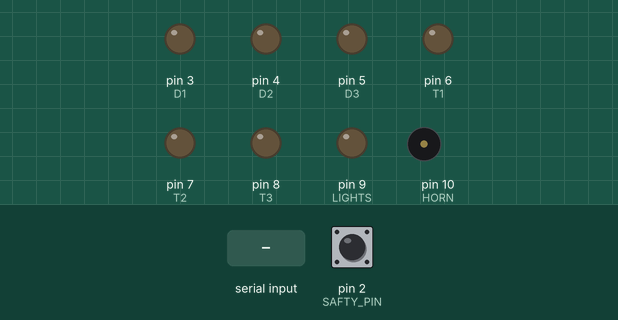
The sketch below on a simulated Arduino Uno, built with avr-gcc and run on an emulated ATmega328P. On the bench: output pins drawn as LEDs (lit = HIGH), buzzer (waves = sounding). Inputs (shaded band) come from the test bench; at power-on: pin 2 (SAFTY_PIN) LOW.

Above: at 1.2 s.
1.3 s: pin 2 (SAFTY_PIN) pulsed HIGH 2 times (0.12 s each, 0.3 s apart)
4.9 s: "1\n" received over Serial
At 5.8 s:
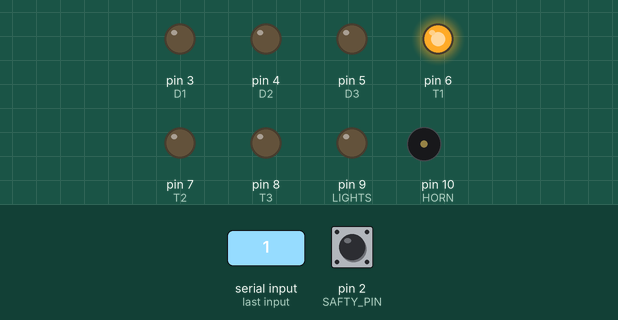
6.4 s: pin 2 (SAFTY_PIN) pulsed HIGH 5 times (0.12 s each, 0.3 s apart)
Timing chart, 0 to 9.4 s (numbered marks = the images above; inputs shaded):
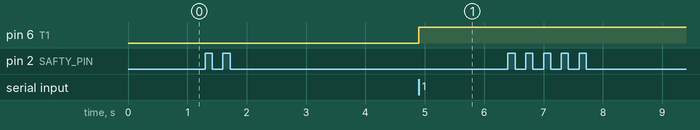

Measured:
- after the input at 1.3 s, every drawn part: stays the same
- after the input at 4.9 s, pin 6 (T1): LOW → HIGH after 0.00 s instead of 0.40 s

The sketch:

sketch_jan_8_miniJeep.ino
```cpp
#define D1 3
#define D2 4
#define D3 5
#define T1 6
#define T2 7
#define T3 8
#define HORN 10
#define LIGHTS 9

#define X_UPPER 120
#define X_LOWER 60
#define Y_UPPER 700
#define Y_LOWER 300

#define SAFTY_PIN 2

int x = 90;
int y = 500;
int horn = 0;
int lights = 0;
String clean;

void actions () {
  // this is for strearing
  if (x > X_UPPER) {
    digitalWrite(T3,HIGH);
    digitalWrite(T2,HIGH);
    digitalWrite(T1,LOW);

  } else if (x < X_LOWER) {
    digitalWrite(T3,HIGH);
    digitalWrite(T2,LOW);
    digitalWrite(T1,HIGH);

  } else {
    digitalWrite(T3,LOW);
  }

  // this is for dirving
  if (y > Y_UPPER){
    digitalWrite(D3,HIGH);
    digitalWrite(D2,LOW);
    digitalWrite(D1,HIGH);

  } else if (y < Y_LOWER) {
    digitalWrite(D3,HIGH);
    digitalWrite(D2,HIGH);
    digitalWrite(D1,LOW);

  } else {
    digitalWrite(D3,LOW);
    digitalWrite(D2,LOW);
    digitalWrite(D1,LOW);
  }

  if (horn == 1) {
    tone(HORN, 400, 250);
  } else {
   noTone(HORN);
  }

  if (lights == 1) {
    digitalWrite(LIGHTS, HIGH);
  } else {
    digitalWrite(LIGHTS, LOW);
  }
}

void recive (){
    x = Serial.parseInt(SKIP_ALL);
    y = Serial.parseInt(SKIP_ALL);
    lights = Serial.parseInt(SKIP_ALL);
    horn = Serial.parseInt(SKIP_ALL);

    while (Serial.available() > 0){
      clean = Serial.read();
     }
}


void setup(){
  for(int k=3; k<11; k++){
    pinMode(k,OUTPUT);
    //digitalWrite(k, LOW);
  }
  Serial.begin(38400);
  pinMode(SAFTY_PIN, INPUT);
}

void loop() {


  if (digitalRead(SAFTY_PIN) == HIGH) {
     recive();

  } else {
      x = 90;
      y = 500;
      horn = 0;
      lights = 0;
  }


  actions();


/*
  // debugging
  recive();

  Serial.print(x);
  Serial.print(", ");
  Serial.println(y);
 */
}
```
